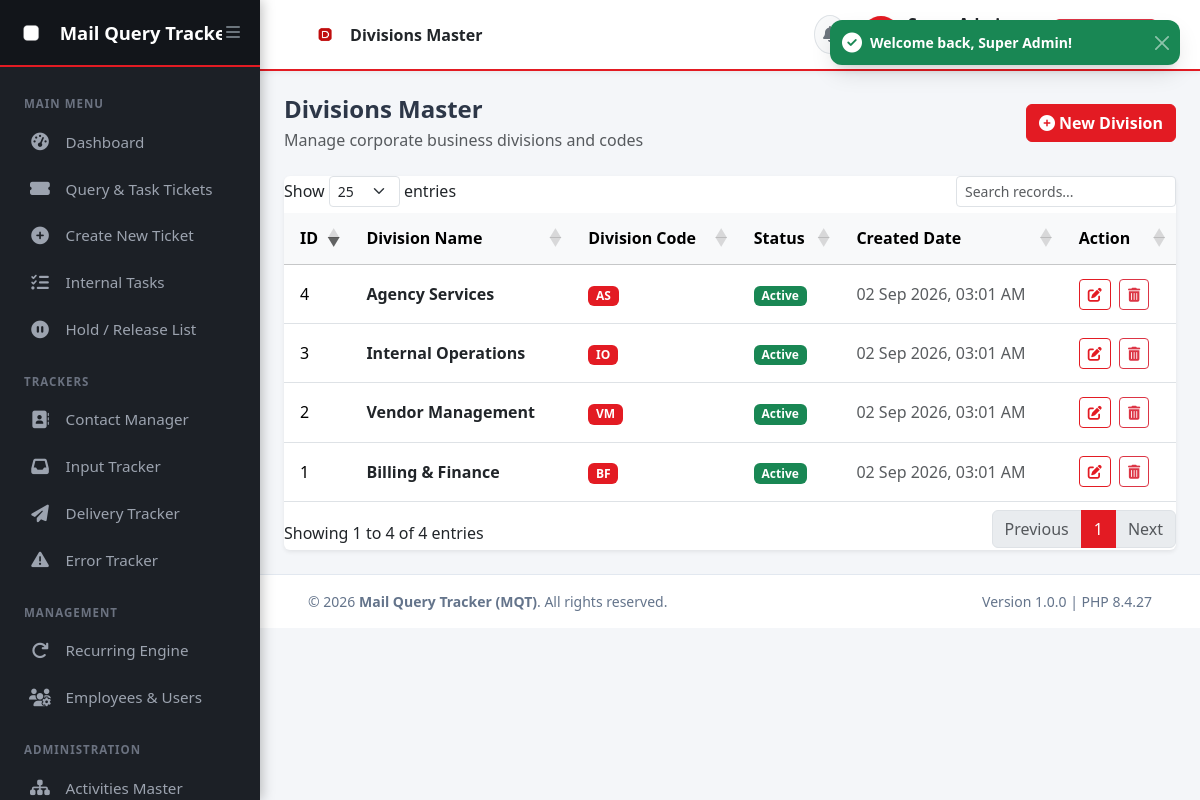
/master/divisions (signed in), run on the app's committed database.
### tables this page shows
CREATE TABLE IF NOT EXISTS `divisions` (
  `id` INT AUTO_INCREMENT PRIMARY KEY,
  `division_name` VARCHAR(100) NOT NULL UNIQUE,
  `code` VARCHAR(20) NOT NULL UNIQUE,
  `status` ENUM('Active', 'Inactive') DEFAULT 'Active',
  `created_at` DATETIME DEFAULT CURRENT_TIMESTAMP
);

### app/config/routes.php (called while the page is built)
<?php
$routes = [
    '' => 'Auth/login',
    'login' => 'Auth/login',
    'logout' => 'Auth/logout',
    'profile' => 'Auth/profile',
    'change-password' => 'Auth/change_password',
    'dashboard' => 'Dashboard/index',
    'tickets' => 'Tickets/index',
    'tickets/create' => 'Tickets/create',
    'tickets/view/(:num)' => 'Tickets/view/$1',
    'tickets/edit/(:num)' => 'Tickets/edit/$1',
    'tickets/update-status' => 'Tickets/update_status',
    'tasks' => 'Tasks/index',
    'tasks/create' => 'Tasks/create',
    'recurring' => 'Recurring/index',
    'recurring/create' => 'Recurring/create',
    'recurring/trigger' => 'Recurring/trigger_scheduler',
    'hold' => 'Hold/index',
    'hold/release' => 'Hold/release',
    'tracker/input' => 'Tracker/input',
    'tracker/delivery' => 'Tracker/delivery',
    'master/activities' => 'Master/activities',
    'master/divisions' => 'Master/divisions',
    'employees' => 'Employees/index',
    'employees/create' => 'Employees/create',
    'contacts' => 'Contacts/index',
    'contacts/store' => 'Contacts/store',
    'contacts/update' => 'Contacts/update',
    'contacts/delete' => 'Contacts/delete',
    'error-tracker' => 'Errortracker/index',
    'error-tracker/store' => 'Errortracker/store',
    'error-tracker/update' => 'Errortracker/update',
    'error-tracker/delete' => 'Errortracker/delete',
    'error-tracker/export' => 'Errortracker/export_csv',
    'error-tracker/import' => 'Errortracker/import',
    'error-tracker/sample-template' => 'Errortracker/download_template',
    'reports' => 'Reports/index',
    'reports/export' => 'Reports/export_csv',
    'audit' => 'Audit/index',
    'api/activities' => 'Api/get_activities',
    'api/sub-activities' => 'Api/get_sub_activities',
    'api/notifications' => 'Api/get_notifications',
    'api/mark-notification-read' => 'Api/mark_read',
];

### app/controllers/Master.php (called while the page is built, shortened)
<?php
class Master extends Controller {
    public function divisions() {
        $activityModel = $this->model('Activity_model');
        $divisions = $activityModel->getDivisions();
        $this->render('master/divisions', [
            'title' => 'Divisions Master',
            'divisions' => $divisions
        ]);
    }
}

### index.php (called while the page is built, shortened)
<?php
require_once __DIR__ . '/app/config/database.php';
require_once __DIR__ . '/app/core/Database.php';
require_once __DIR__ . '/app/core/Model.php';
require_once __DIR__ . '/app/core/Controller.php';
require_once __DIR__ . '/app/core/Router.php';
require_once __DIR__ . '/app/helpers/url_helper.php';
require_once __DIR__ . '/app/helpers/tat_helper.php';
Router::dispatch();

### app/core/Database.php (called while the page is built, shortened)
<?php
class Database {
    private static ?PDO $instance = null;
    public static function getInstance(): PDO {
        if (self::$instance === null) {
            try {
                $dsn = "mysql:host=" . DB_HOST . ";port=" . DB_PORT . ";dbname=" . DB_NAME . ";charset=" . DB_CHARSET;
                $options = [
                    PDO::ATTR_ERRMODE => PDO::ERRMODE_EXCEPTION,
                    PDO::ATTR_DEFAULT_FETCH_MODE => PDO::FETCH_ASSOC,
                    PDO::ATTR_EMULATE_PREPARES => false,
                ];
                self::$instance = new PDO($dsn, DB_USER, DB_PASS, $options);
            } catch (PDOException $e) {
                die("Database Connection Error: " . $e->getMessage() . "<br>Please ensure XAMPP MySQL is started and <strong>mqt_db</strong> is imported in phpMyAdmin.");
            }
        }
        return self::$instance;
    }
}

### app/core/Model.php (called while the page is built, shortened)
<?php
class Model {
    protected PDO $db;
    public function __construct() {
        $this->db = Database::getInstance();
    }
    public function query(string $sql, array $params = []): PDOStatement {
        $stmt = $this->db->prepare($sql);
        $stmt->execute($params);
        return $stmt;
    }
    public function fetchAll(string $sql, array $params = []): array {
        return $this->query($sql, $params)->fetchAll(PDO::FETCH_ASSOC);
    }
}

### app/models/Activity_model.php (called while the page is built, shortened)
<?php
class Activity_model extends Model {
    public function getDivisions(): array {
        return $this->fetchAll("SELECT * FROM divisions WHERE status = 'Active' ORDER BY division_name ASC");
    }
}

### app/helpers/tat_helper.php (called while the page is built, shortened)
<?php
function format_datetime(string $datetime): string {
    return date('d M Y, h:i A', strtotime($datetime));
}

### app/helpers/url_helper.php (called while the page is built, shortened)
<?php
function base_url(string $path = ''): string {
    return BASE_URL . ($path ? '/' . ltrim($path, '/') : '');
}

### app/views/master/divisions.php (the view, shortened to what this page needs)
<div class="container-fluid px-4 py-4">
    <div class="d-flex justify-content-between align-items-center mb-4">
        <div>
            <h4 class="fw-bold mb-1">Divisions Master</h4>
            <p class="text-muted fs-7 mb-0">Manage corporate business divisions and codes</p>
        </div>
        <button type="button" class="btn btn-primary fw-bold" data-bs-toggle="modal" data-bs-target="#divisionModal">
            <i class="fas fa-plus-circle me-1"></i>New Division
        </button>
    </div>
    <div class="card border-0 shadow-sm">
        <div class="card-body p-0">
            <div class="table-responsive">
                <table class="table table-hover align-middle mb-0 datatable">
                    <thead class="table-light">
                        <tr>
                            <th>ID</th>
                            <th>Division Name</th>
                            <th>Division Code</th>
                            <th>Status</th>
                            <th>Created Date</th>
                            <th>Action</th>
                        </tr>
                    </thead>
                    <tbody>
                        <?php foreach ($divisions as $d): ?>
                        <tr>
                            <td><?= $d['id'] ?></td>
                            <td class="fw-bold text-dark"><?= htmlspecialchars($d['division_name']) ?></td>
                            <td><span class="badge bg-primary"><?= htmlspecialchars($d['code']) ?></span></td>
                            <td><span class="badge bg-success"><?= htmlspecialchars($d['status']) ?></span></td>
                            <td class="fs-8 text-muted"><?= format_datetime($d['created_at']) ?></td>
                            <td>
                                <button type="button" class="btn btn-sm btn-outline-primary p-1 px-2 me-1" data-bs-toggle="modal" data-bs-target="#editDivModal<?= $d['id'] ?>" title="Edit Division">
                                    <i class="fas fa-edit"></i>
                                </button>
                                <form action="<?= base_url('master/divisions') ?>" method="POST" class="d-inline" onsubmit="return confirm('Are you sure you want to delete division <?= htmlspecialchars($d['division_name']) ?>?');">
                                    <button type="submit" class="btn btn-sm btn-outline-danger p-1 px-2" title="Delete Division">
                                        <i class="fas fa-trash-alt"></i>
                                    </button>
                                </form>
                            </td>
                        </tr>
                        <?php endforeach; ?>
                    </tbody>
                </table>
            </div>
        </div>
    </div>
</div>

### app/core/Router.php (shortened to what this page needs)
<?php
class Router {
    public static function dispatch(): void {
        require_once __DIR__ . '/../config/routes.php';
        $uri = $_GET['url'] ?? '';
        $uri = trim($uri, '/');
        foreach ($routes as $routePattern => $target) {
            $pattern = str_replace('(:num)', '([0-9]+)', $routePattern);
            $pattern = str_replace('(:any)', '([a-zA-Z0-9\-_]+)', $pattern);
            $pattern = "^" . $pattern . "$";
            if (preg_match("#$pattern#", $uri, $matches)) {
                array_shift($matches);
                $targetParts = explode('/', $target);
                $controllerName = ucfirst($targetParts[0]);
                $methodName = $targetParts[1] ?? 'index';
                self::execute($controllerName, $methodName, $matches);
                return;
            }
        }
    }
    private static function execute(string $controllerName, string $methodName, array $params = []): void {
        $controllerFile = __DIR__ . "/../controllers/{$controllerName}.php";
        if (file_exists($controllerFile)) {
            if (class_exists($controllerName)) {
                $controllerObj = new $controllerName();
                if (method_exists($controllerObj, $methodName)) {
                    call_user_func_array([$controllerObj, $methodName], $params);
                    return;
                }
            }
        }
        exit;
    }
}

### public/assets/css/admin-style.css (style rules this page uses)
:root { --mqt-primary: #E31B23; --mqt-primary-hover: #C6151C; --mqt-secondary: #1C2026; --mqt-accent: #E31B23; --mqt-bg-light: #F4F6F9; --mqt-sidebar-bg: #1C2026; --mqt-sidebar-text: #9CA3AF; --mqt-sidebar-active: #FFFFFF; --mqt-card-shadow: 0 4px 6px -1px rgba(0, 0, 0, 0.05), 0 2px 4px -1px rgba(0, 0, 0, 0.03); }
body { font-family: 'Segoe UI', system-ui, -apple-system, sans-serif; background-color: #F4F6F9; color: #2D3748; min-height: 100vh; margin: 0; overflow-x: hidden; }
.btn-primary { background-color: #E31B23 !important; border-color: #E31B23 !important; color: #FFFFFF !important; }
.btn-outline-primary { color: #E31B23 !important; border-color: #E31B23 !important; }
.bg-primary { background-color: #E31B23 !important; }
.badge.bg-primary { background-color: #E31B23 !important; }
.table-responsive { width: 100%; overflow-x: auto; -webkit-overflow-scrolling: touch; }
.table > :not(caption) > * > * { padding: 0.85rem 1rem; vertical-align: middle; }

### data on the page
divisions: id "4", division_name "Agency Services", code "AS", status "Active", created_at "02 Sep 2026, 03:01 AM"
divisions: id "1", division_name "Billing & Finance", code "BF", status "Active", created_at "02 Sep 2026, 03:01 AM"
divisions: id "3", division_name "Internal Operations", code "IO", status "Active", created_at "02 Sep 2026, 03:01 AM"
divisions: id "2", division_name "Vendor Management", code "VM", status "Active", created_at "02 Sep 2026, 03:01 AM"
